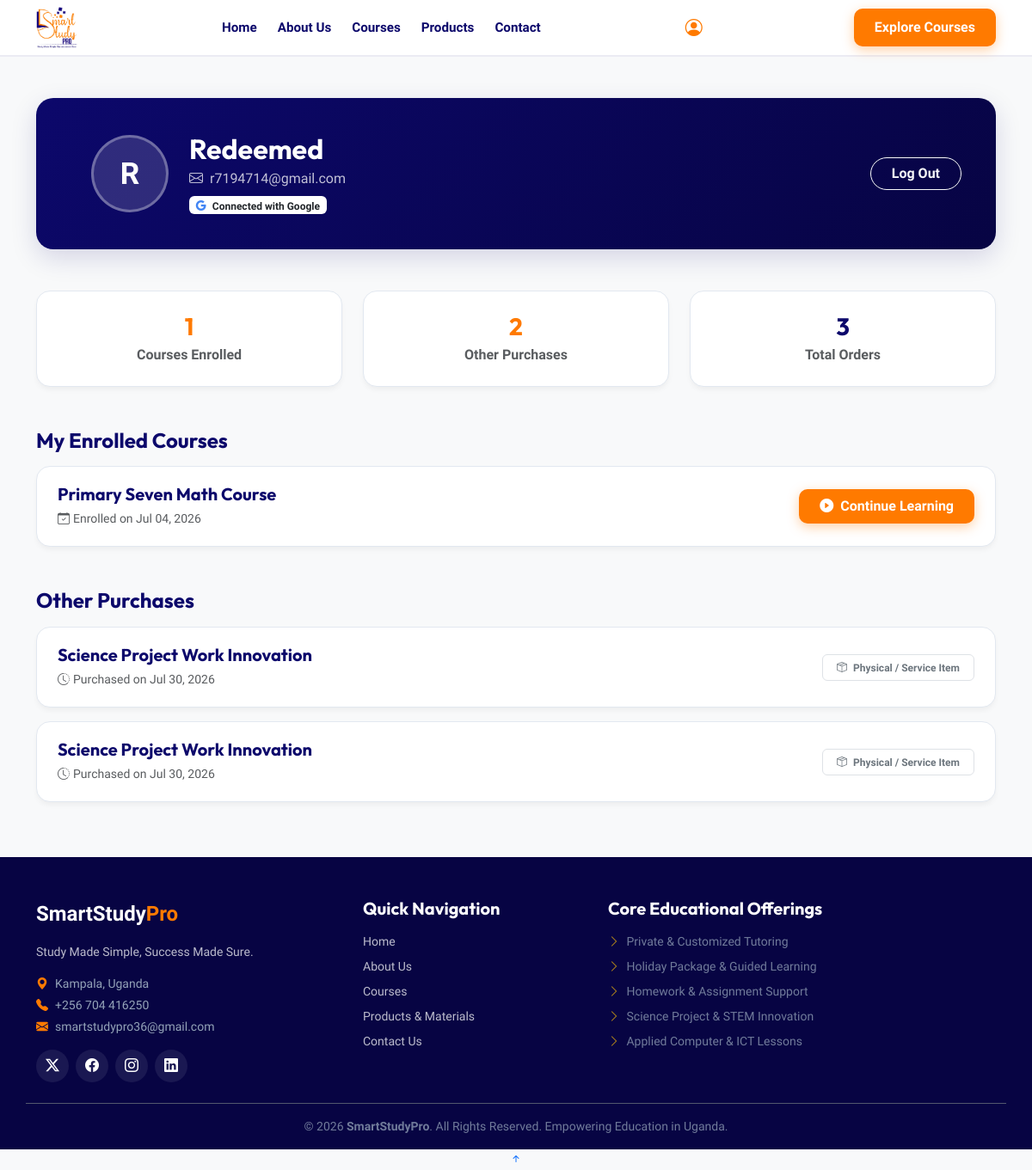
The app's page /profile.php (signed in) with its own data.
### tables this page shows
CREATE TABLE users (
        id INTEGER PRIMARY KEY AUTOINCREMENT,
        name TEXT NOT NULL,
        email TEXT NOT NULL UNIQUE,
        password_hash TEXT,
        google_id TEXT,
        avatar TEXT,
        created_at DATETIME DEFAULT CURRENT_TIMESTAMP
    , verification_token VARCHAR(255) NULL, email_verified TINYINT(1) DEFAULT 0);

CREATE TABLE bookings (
    id INTEGER PRIMARY KEY AUTOINCREMENT,
    user_id TEXT,
    name TEXT,
    email TEXT,
    phone TEXT,
    service TEXT,
    date TEXT,
    message TEXT,
    price TEXT
, paid INTEGER DEFAULT 0, file_path TEXT, created_at DATETIME, synced INTEGER DEFAULT 0, account_id INTEGER);

### auth.php (called while the page is built, shortened)
<?php
function auth_db(): PDO {
    static $db = null;
    if ($db !== null) return $db;
    $dir = __DIR__ . "/database";
    $db = new PDO("sqlite:" . $dir . "/bookings.db");
    $db->setAttribute(PDO::ATTR_ERRMODE, PDO::ERRMODE_EXCEPTION);
    $db->exec("CREATE TABLE IF NOT EXISTS users (
        id INTEGER PRIMARY KEY AUTOINCREMENT,
        name TEXT NOT NULL,
        email TEXT NOT NULL UNIQUE,
        password_hash TEXT,
        google_id TEXT,
        avatar TEXT,
        created_at DATETIME DEFAULT CURRENT_TIMESTAMP
    )");
    return $db;
}
function current_user(): ?array {
    static $cache = null;
    if ($cache !== null) return $cache ?: null;
    $stmt = auth_db()->prepare("SELECT id, name, email, avatar, google_id FROM users WHERE id = :id");
    $stmt->execute([':id' => $_SESSION['user_id']]);
    $user = $stmt->fetch(PDO::FETCH_ASSOC);
    $cache = $user ?: false;
    return $user ?: null;
}
function is_logged_in(): bool {
    return current_user() !== null;
}
function require_login(): void {
    if (!is_logged_in()) {
        $redirect = urlencode($_SERVER['REQUEST_URI'] ?? 'profile.php');
        header("Location: login.php?redirect=" . $redirect);
        exit;
    }
}

### profile.php (the view, shortened to what this page needs)
<?php
require_once 'auth.php';
require_login();
$user = current_user();
$db = auth_db();
$stmt = $db->prepare("
    SELECT * FROM bookings
    WHERE paid = 1 AND (account_id = :account_id OR email = :email)
    ORDER BY created_at DESC
");
$stmt->execute([':account_id' => $user['id'], ':email' => $user['email']]);
$purchases = $stmt->fetchAll(PDO::FETCH_ASSOC);
$courses = [];
$otherItems = [];
foreach ($purchases as $item) {
    if (stripos($item['service'], 'Course') !== false) {
        $courses[] = $item;
    } else {
        $otherItems[] = $item;
    }
}
$phone   = '+256 704 416250';
$email   = 'smartstudypro36@gmail.com';
$address = 'Kampala, Uganda';
?>
<!DOCTYPE html>
<html lang="en">
<head>
  <link href="assets/vendor/bootstrap/css/bootstrap.min.css" rel="stylesheet">
  <link href="assets/vendor/bootstrap-icons/bootstrap-icons.css" rel="stylesheet">
  <link href="assets/vendor/aos/aos.css" rel="stylesheet">
  <link href="assets/vendor/glightbox/css/glightbox.min.css" rel="stylesheet">
  <link href="assets/vendor/swiper/swiper-bundle.min.css" rel="stylesheet">
</head>
<body class="profile-page bg-light">
  <header id="header" class="header ssp-header d-flex align-items-center sticky-top py-2">
    <div class="container-fluid container-xl position-relative d-flex align-items-center justify-content-between">
      <a href="index.php" class="logo d-flex align-items-center me-auto me-xl-0 text-decoration-none">
        <img src="Smart_Study_Logo_Fin-removebg-preview.png" alt="SmartStudyPro Logo" height="48">
      </a>
      <nav id="navmenu" class="navmenu">
        <ul>
          <li><a href="index.php" class="<?= (basename($_SERVER['PHP_SELF']) == 'index.php') ? 'active' : '' ?>">Home</a></li>
          <li><a href="about.php" class="<?= (basename($_SERVER['PHP_SELF']) == 'about.php') ? 'active' : '' ?>">About Us</a></li>
          <li><a href="courses.php" class="<?= (basename($_SERVER['PHP_SELF']) == 'courses.php') ? 'active' : '' ?>">Courses</a></li>
          <li><a href="products.php" class="<?= (basename($_SERVER['PHP_SELF']) == 'products.php') ? 'active' : '' ?>">Products</a></li>
          <li><a href="contact.php" class="<?= (basename($_SERVER['PHP_SELF']) == 'contact.php') ? 'active' : '' ?>">Contact</a></li>
        </ul>
      </nav>
        <div class="dropdown">
          <a href="#" class="text-dark fs-5 text-decoration-none dropdown-toggle-no-caret" id="userMenuDropdown" data-bs-toggle="dropdown" aria-expanded="false" title="Account">
            <i class="bi bi-person-circle" style="color: var(--ssp-orange);"></i>
          </a>
        </div>
        <a class="btn-ssp-primary d-none d-sm-inline-block text-decoration-none ms-2" href="courses.php">Explore Courses</a>
      </div>
  </header>
  <main class="container py-5">
    <div class="profile-hero d-flex align-items-center flex-wrap gap-4 mb-5" data-aos="fade-up">
      <div class="avatar-wrapper" onclick="document.getElementById('avatarFileInput').click();" title="Click to upload custom avatar">
        <div class="avatar-circle" id="avatarContainer">
        </div>
      </div>
      <div class="flex-grow-1">
        <h2 class="fw-bold mb-1"><?= htmlspecialchars($user['name']) ?></h2>
        <p class="mb-0 opacity-75"><i class="bi bi-envelope me-1"></i> <?= htmlspecialchars($user['email']) ?></p>
        <?php if (!empty($user['google_id'])): ?>
          <span class="badge bg-white text-dark mt-2 fw-semibold"><i class="bi bi-google me-1" style="color: #4285F4;"></i> Connected with Google</span>
        <?php endif; ?>
      </div>
      <a href="logout.php" class="btn btn-outline-light rounded-pill px-4 fw-semibold text-decoration-none">Log Out</a>
    </div>
    <div class="row g-4 mb-5" data-aos="fade-up" data-aos-delay="100">
      <div class="col-md-4">
        <div class="ssp-stat-card">
          <h3 class="fw-bold mb-1" style="color: var(--ssp-orange);"><?= count($courses) ?></h3>
          <p class="text-muted mb-0 fw-semibold">Courses Enrolled</p>
        </div>
      </div>
      <div class="col-md-4">
        <div class="ssp-stat-card">
          <h3 class="fw-bold mb-1" style="color: var(--ssp-orange);"><?= count($otherItems) ?></h3>
          <p class="text-muted mb-0 fw-semibold">Other Purchases</p>
        </div>
      </div>
      <div class="col-md-4">
        <div class="ssp-stat-card">
          <h3 class="fw-bold mb-1" style="color: var(--ssp-navy);"><?= count($purchases) ?></h3>
          <p class="text-muted mb-0 fw-semibold">Total Orders</p>
        </div>
      </div>
    </div>
    <div data-aos="fade-up" data-aos-delay="200">
      <h4 class="fw-bold mb-3" style="color: var(--ssp-navy);">My Enrolled Courses</h4>
      <?php if (empty($courses)): ?>
        <div class="empty-state">
          <i class="bi bi-mortarboard" style="font-size: 3rem; opacity: 0.4;"></i>
          <p class="mt-3 mb-3">You haven't enrolled in any courses yet.</p>
          <a href="courses.php" class="btn-ssp-primary text-decoration-none px-4 py-2 d-inline-block">Browse Courses</a>
        </div>
      <?php else: ?>
        <?php foreach ($courses as $c): ?>
          <div class="ssp-item-card flex-wrap gap-3">
            <div>
              <h5 class="fw-bold mb-1" style="color: var(--ssp-navy);"><?= htmlspecialchars($c['service']) ?></h5>
              <small class="text-muted"><i class="bi bi-calendar-check me-1"></i>Enrolled on <?= htmlspecialchars(date('M d, Y', strtotime($c['created_at']))) ?></small>
            </div>
            <a href="study.php?course_id=<?= (int) $c['id'] ?>" class="btn-ssp-primary text-decoration-none px-4 py-2">
              <i class="bi bi-play-circle-fill me-1"></i> Continue Learning
            </a>
          </div>
        <?php endforeach; ?>
      <?php endif; ?>
    </div>
    <?php if (!empty($otherItems)): ?>
      <div class="mt-5" data-aos="fade-up" data-aos-delay="300">
        <h4 class="fw-bold mb-3" style="color: var(--ssp-navy);">Other Purchases</h4>
        <?php foreach ($otherItems as $o): ?>
          <div class="ssp-item-card flex-wrap gap-3">
            <div>
              <h5 class="fw-bold mb-1" style="color: var(--ssp-navy);"><?= htmlspecialchars($o['service']) ?></h5>
              <small class="text-muted"><i class="bi bi-clock-history me-1"></i>Purchased on <?= htmlspecialchars(date('M d, Y', strtotime($o['created_at']))) ?></small>
            </div>
            <?php if (!empty($o['file_path'])): ?>
              <a href="download.php?file=<?= urlencode($o['file_path']) ?>" class="btn btn-dark rounded-3 px-4 py-2 text-decoration-none">
                <i class="bi bi-cloud-arrow-down-fill me-1"></i> Download File
              </a>
            <?php else: ?>
              <span class="badge bg-white text-secondary border px-3 py-2 rounded-2"><i class="bi bi-box-seam me-1"></i> Physical / Service Item</span>
            <?php endif; ?>
          </div>
        <?php endforeach; ?>
      </div>
    <?php endif; ?>
  </main>
  <footer id="footer" class="ssp-footer pt-5 pb-3">
    <div class="container footer-top mb-4">
      <div class="row gy-4">
        <div class="col-lg-4 col-md-6">
          <a href="index.php" class="ssp-footer-brand text-decoration-none mb-3 d-inline-block">
            SmartStudy<span>Pro</span>
          </a>
          <p class="small text-light opacity-75 mb-3">Study Made Simple, Success Made Sure.</p>
          <div class="small mb-3">
            <p class="mb-1"><i class="bi bi-geo-alt-fill me-2" style="color: var(--ssp-orange);"></i><?= htmlspecialchars($address) ?></p>
            <p class="mb-1"><i class="bi bi-telephone-fill me-2" style="color: var(--ssp-orange);"></i><?= htmlspecialchars($phone) ?></p>
            <p class="mb-1"><i class="bi bi-envelope-fill me-2" style="color: var(--ssp-orange);"></i><?= htmlspecialchars($email) ?></p>
          </div>
          <div class="d-flex gap-2">
            <a href="#" class="social-icon-btn"><i class="bi bi-twitter-x"></i></a>
            <a href="#" class="social-icon-btn"><i class="bi bi-facebook"></i></a>
            <a href="#" class="social-icon-btn"><i class="bi bi-instagram"></i></a>
            <a href="#" class="social-icon-btn"><i class="bi bi-linkedin"></i></a>
          </div>
        </div>
        <div class="col-lg-3 col-md-3">
          <h5 class="text-white fw-bold mb-3">Quick Navigation</h5>
          <ul class="list-unstyled small">
            <li class="mb-2"><a href="index.php" class="text-decoration-none text-light opacity-75">Home</a></li>
            <li class="mb-2"><a href="about.php" class="text-decoration-none text-light opacity-75">About Us</a></li>
            <li class="mb-2"><a href="courses.php" class="text-decoration-none text-light opacity-75">Courses</a></li>
            <li class="mb-2"><a href="products.php" class="text-decoration-none text-light opacity-75">Products & Materials</a></li>
            <li class="mb-2"><a href="contact.php" class="text-decoration-none text-light opacity-75">Contact Us</a></li>
          </ul>
        </div>
        <div class="col-lg-5 col-md-3">
          <h5 class="text-white fw-bold mb-3">Core Educational Offerings</h5>
          <ul class="list-unstyled small opacity-75">
            <li class="mb-2"><i class="bi bi-chevron-right text-warning me-1"></i> Private & Customized Tutoring</li>
            <li class="mb-2"><i class="bi bi-chevron-right text-warning me-1"></i> Holiday Package & Guided Learning</li>
            <li class="mb-2"><i class="bi bi-chevron-right text-warning me-1"></i> Homework & Assignment Support</li>
            <li class="mb-2"><i class="bi bi-chevron-right text-warning me-1"></i> Science Project & STEM Innovation</li>
            <li class="mb-2"><i class="bi bi-chevron-right text-warning me-1"></i> Applied Computer & ICT Lessons</li>
          </ul>
        </div>
      </div>
    </div>
    <div class="container text-center border-top border-secondary pt-3 mt-3 opacity-75 small">
      <p class="mb-0">&copy; <?= date('Y') ?> <strong>SmartStudyPro</strong>. All Rights Reserved. Empowering Education in Uganda.</p>
    </div>
  </footer>
  <a href="#" id="scroll-top" class="scroll-top d-flex align-items-center justify-content-center text-decoration-none"><i class="bi bi-arrow-up-short"></i></a>
</body>
</html>

### profile.php (style rules this page uses)
:root { --ssp-navy: #0C086B; --ssp-navy-dark: #070443; --ssp-orange: #FF7A00; --ssp-orange-hover: #E06B00; --ssp-bg-soft: #F8FAFC; --ssp-text-main: #1E293B; --ssp-text-muted: #64748B; }
body { font-family: 'Plus Jakarta Sans', sans-serif; color: var(--ssp-text-main); background-color: #FFFFFF; }
h1, h2, h3, h4, h5, .brand-font { font-family: 'Outfit', sans-serif; }
.ssp-header { background: rgba(255, 255, 255, 0.95); backdrop-filter: blur(12px); border-bottom: 2px solid rgba(12, 8, 107, 0.08); transition: all 0.3s ease; }
.navmenu ul { list-style: none !important; margin: 0 !important; padding: 0 !important; display: flex !important; align-items: center !important; gap: 24px; }
.navmenu ul li { list-style: none !important; margin: 0 !important; padding: 0 !important; }
.navmenu ul li a { color: var(--ssp-navy); font-weight: 600; font-size: 0.95rem; text-decoration: none !important; display: inline-block; white-space: nowrap; transition: color 0.2s ease; }
.dropdown-toggle-no-caret::after { display: none !important; }
.btn-ssp-primary { background-color: var(--ssp-orange); color: #FFFFFF; font-weight: 700; border-radius: 10px; padding: 10px 24px; border: none; box-shadow: 0 4px 14px rgba(255, 122, 0, 0.35); transition: all 0.25s ease; }
.profile-hero { background: linear-gradient(135deg, var(--ssp-navy) 0%, var(--ssp-navy-dark) 100%); border-radius: 20px; color: #FFFFFF; padding: 40px; box-shadow: 0 10px 30px rgba(12, 8, 107, 0.15); }
.avatar-wrapper { position: relative; cursor: pointer; }
.avatar-circle { width: 90px; height: 90px; border-radius: 50%; background: rgba(255,255,255,0.15); display: flex; align-items: center; justify-content: center; font-size: 2.2rem; font-weight: 700; color: #FFFFFF; border: 3px solid rgba(255,255,255,0.3); overflow: hidden; position: relative; }
.ssp-stat-card { background: #FFFFFF; border-radius: 16px; padding: 24px; border: 1px solid #E2E8F0; box-shadow: 0 4px 6px -1px rgba(0,0,0,0.05); text-align: center; }
.ssp-item-card { background: #FFFFFF; border-radius: 16px; padding: 20px 24px; border: 1px solid #E2E8F0; box-shadow: 0 4px 6px -1px rgba(0,0,0,0.05); display: flex; justify-content: space-between; align-items: center; margin-bottom: 16px; transition: all 0.25s ease; }
.ssp-footer { background-color: var(--ssp-navy-dark); color: #94A3B8; }
.ssp-footer-brand { color: #FFFFFF; font-size: 1.5rem; font-weight: 800; }
.ssp-footer-brand span { color: var(--ssp-orange); }
.social-icon-btn { width: 38px; height: 38px; display: inline-flex; align-items: center; justify-content: center; border-radius: 50%; background: rgba(255, 255, 255, 0.08); color: #FFFFFF; transition: all 0.2s ease; text-decoration: none; }

### records on screen
users: name "Redeemed", email "r7194714@gmail.com"
bookings: service "Primary Seven Math Course", created_at "Jul 04, 2026"
bookings: service "Science Project Work Innovation", created_at "Jul 30, 2026", file_path "Physical / Service Item"
bookings: service "Science Project Work Innovation", created_at "Jul 30, 2026", file_path "Physical / Service Item"

### other values on screen
count($courses) "1"
count($otherItems) "2"
count($purchases) "3"
$address "Kampala, Uganda"
$phone "+256 704 416250"
$email "smartstudypro36@gmail.com"
